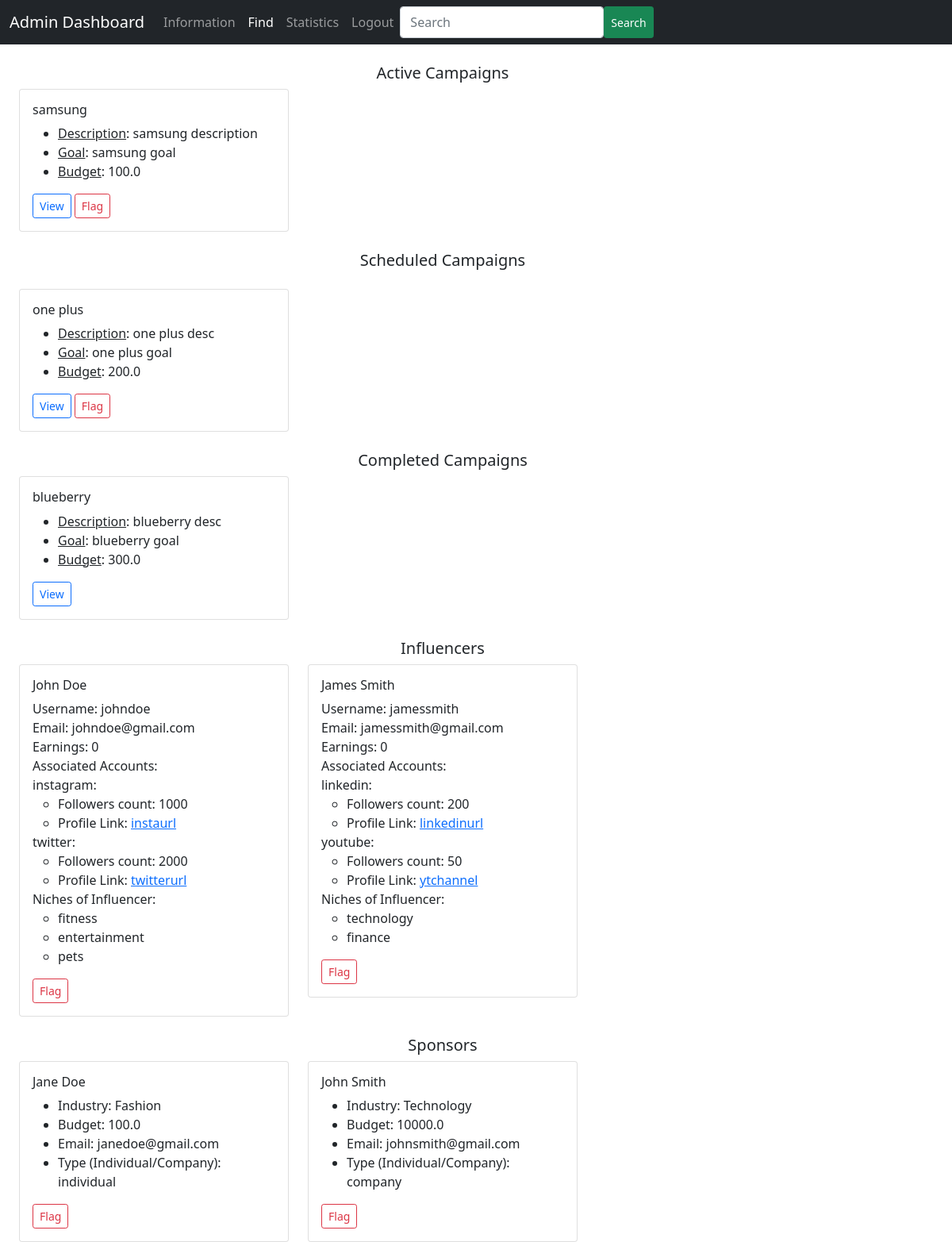
/admin_find, run on an earlier commit of the app's database.
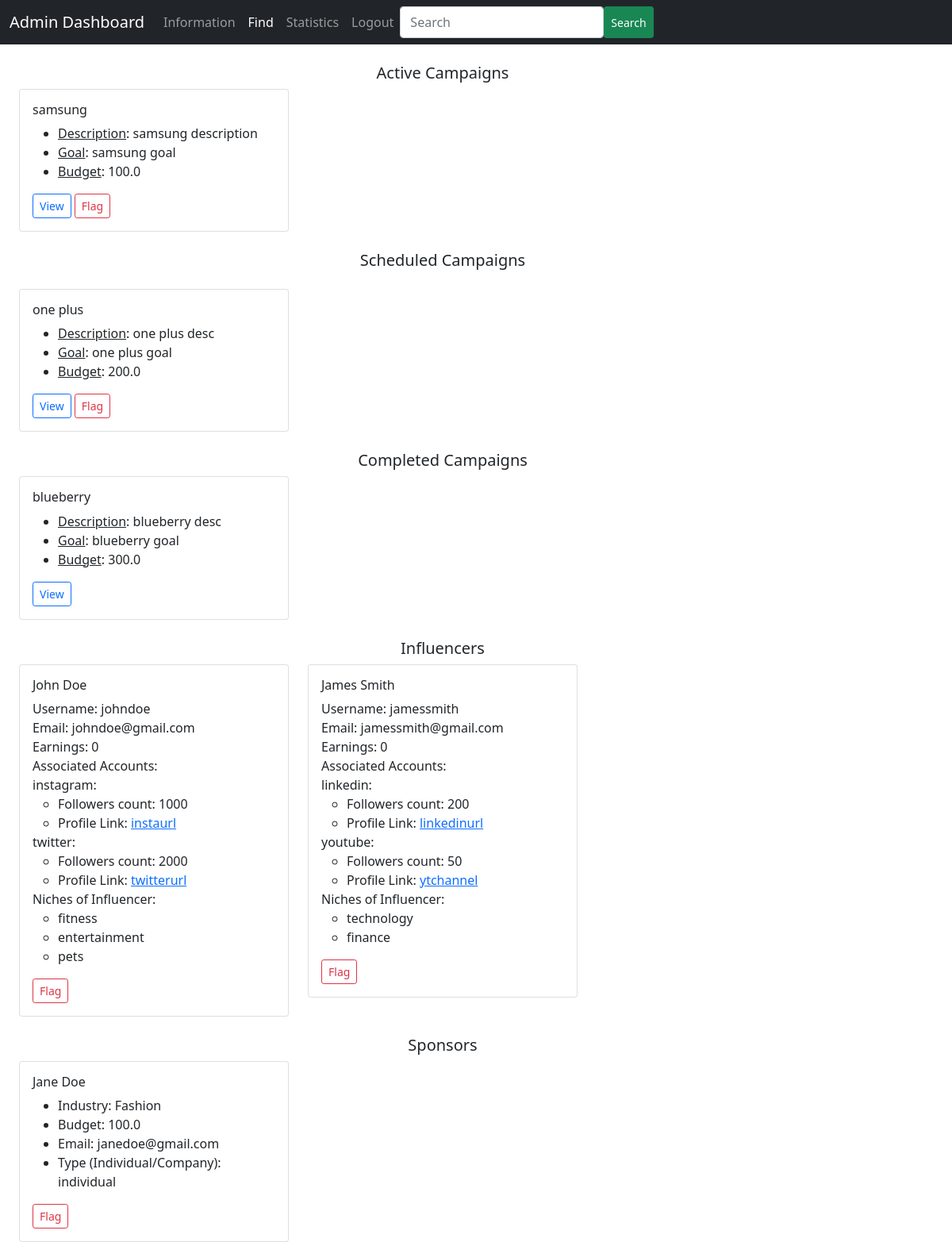
And on a later commit of the database.
### backend/models.py (models this page shows)
class Campaign(db.Model):
    __tablename__ = 'campaign'
    id = db.Column(db.Integer, primary_key=True)
    sponsor_id = db.Column(db.Integer, db.ForeignKey('sponsor.id'), nullable=False)
    visibility = db.Column(db.Enum('private', 'public'), default='public', nullable=False)
    title = db.Column(db.String, nullable=False)
    description = db.Column(db.String)
    goal = db.Column(db.String)
    start_date = db.Column(db.Date, nullable=False)
    end_date = db.Column(db.Date, nullable=False)
    budget = db.Column(db.Float, nullable=False)
    flagged = db.Column(db.Boolean, default=False)
    ad_request = db.relationship('Ad_Request', backref='campaign', cascade='all, delete-orphan')

class Influencer(db.Model):
    __tablename__ = 'influencer'
    id = db.Column(db.Integer, primary_key=True)
    first_name = db.Column(db.String, nullable=False)
    last_name = db.Column(db.String)
    age = db.Column(db.Integer, nullable=False)
    username = db.Column(db.String, unique=True, nullable=False)
    password = db.Column(db.String, nullable=False)
    email = db.Column(db.String, unique=True, nullable=False)
    earning = db.Column(db.Integer, default=0)
    profile_pic = db.Column(db.String)
    flagged = db.Column(db.Boolean, default=False)
    reach = db.relationship('Reach', backref='influencer', cascade='all, delete-orphan')
    ad_request = db.relationship('Ad_Request', backref='influencer')
    influencer_niche = db.relationship('Influencer_Niche', backref='influencer')

class Reach(db.Model):
    __tablename__ = 'reach'
    id = db.Column(db.Integer, primary_key=True)
    influencer_id = db.Column(db.Integer, db.ForeignKey('influencer.id'), nullable=False)
    platform = db.Column(db.Enum('instagram', 'twitter', 'youtube', 'linkedin'), nullable=False)
    followers = db.Column(db.Integer, nullable=False)
    profile_link = db.Column(db.String, nullable=False)

class Niche(db.Model):
    __tablename__ = 'niche'
    id = db.Column(db.Integer, primary_key=True)
    name = db.Column(db.String, nullable=False)
    influencer_niche = db.relationship('Influencer_Niche', backref='niche')
    ad_request = db.relationship('Ad_Request', backref='niche')

class Sponsor(db.Model):
    __tablename__ = 'sponsor'
    id = db.Column(db.Integer, primary_key=True)
    first_name = db.Column(db.String, nullable=False)         # if it is a company then the first_name denotes the name of the company
    last_name = db.Column(db.String)
    username = db.Column(db.String, unique=True, nullable=False)
    password = db.Column(db.String, nullable=False)
    industry = db.Column(db.String, nullable=False)
    budget = db.Column(db.Float, nullable=False)
    email = db.Column(db.String, unique=True, nullable=False)
    type = db.Column(db.Enum('company', 'individual'), nullable=False)
    flagged = db.Column(db.Boolean, default=False)
    campaign = db.relationship('Campaign', backref='sponsor', cascade='all, delete-orphan')

### backend/controllers.py (the view)
@app.route('/admin_find', methods=['GET', 'POST'])
def admin_find():
    return render_template('admin_find.html', active_campaigns=fetch_active_campaigns(), completed_campaigns=fetch_completed_campaigns(),
                           all_influencers=fetch_all_influencers(), all_sponsors=fetch_all_sponsors(), scheduled_campaigns=fetch_scheduled_campaigns())

### backend/controllers.py (called while the page is built)
def progress(start_date, end_date):
    current_date = datetime.now().date()
    total_duration = (end_date - start_date).days
    elapsed_duration = (current_date - start_date).days
    progress = (elapsed_duration / total_duration) * 100
    return int(min(max(progress, 0), 100))

def fetch_all_influencers():
    influencers = Influencer.query.filter_by(flagged=False).all()
    all_influencers = {}
    for influencer in influencers:
        if influencer.id not in all_influencers.keys():
            all_influencers[influencer.id] = {'fname': influencer.first_name, 'lname': influencer.last_name, 'username': influencer.username, 'earning': influencer.earning,
                                              'email': influencer.email, 'social_accounts': social_accounts(influencer.id), 'niches': niches(influencer.id)}
    return all_influencers

### templates/admin_find.html (shortened to what the changed rows need)
<!DOCTYPE html>
<html lang="en">
<head>
    <link href="https://cdn.jsdelivr.net/npm/bootstrap@5.0.2/dist/css/bootstrap.min.css" rel="stylesheet">
</head>
<body>
    <div id="container">
        <div class="container row">
            {% if active_campaigns %}
                {% for key, value in active_campaigns.items() %}
                    <div class="col-sm-4">
                        <div class="card">
                            <div class="card-body">
                                <h6 class="card-title">{{ value.title }}</h6>
                                <ul class="card-text">
                                    <li><u>Description</u>: {{ value.description }}</li>
                                    <li><u>Goal</u>: {{ value.goal }}</li>
                                    <li><u>Budget</u>: {{ value.budget }}</li>
                                </ul>
                                <a href="/campaign_details/{{ key }}" class="btn btn-outline-primary btn-sm">View</a>
                                <a href="/flag_campaign/{{ key }}" class="btn btn-outline-danger btn-sm">Flag</a>
                            </div>
                        </div>
                    </div>
                {% endfor %}
            {% else %}
                <h6 class="text-secondary">No Campaigns running</h6>
            {% endif %}
        </div>
        <div class="container row">
            {% if scheduled_campaigns %}
                {% for key, value in scheduled_campaigns.items() %}
                    <div class="col-sm-4">
                        <div class="card">
                            <div class="card-body">
                                <h6 class="card-title">{{ value.title }}</h6>
                                <ul class="card-text">
                                    <li><u>Description</u>: {{ value.description }}</li>
                                    <li><u>Goal</u>: {{ value.goal }}</li>
                                    <li><u>Budget</u>: {{ value.budget }}</li>
                                </ul>
                                <a href="/campaign_details/{{ key }}" class="btn btn-outline-primary btn-sm">View</a>
                                <a href="/flag_campaign/{{ key }}" class="btn btn-outline-danger btn-sm">Flag</a>
                            </div>
                        </div>
                    </div>
                {% endfor %}
            {% else %}
                <h6 class="text-secondary">No campaigns scheduled.</h6>
            {% endif %}
        </div>
        <div class="container row">
            {% if completed_campaigns %}
                {% for key, value in completed_campaigns.items() %}
                    <div class="col-sm-4">
                        <div class="card">
                            <div class="card-body">
                                <h6 class="card-title">{{ value.title }}</h6>
                                <ul class="card-text">
                                    <li><u>Description</u>: {{ value.description }}</li>
                                    <li><u>Goal</u>: {{ value.goal }}</li>
                                    <li><u>Budget</u>: {{ value.budget }}</li>
                                </ul>
                                <a href="/campaign_details/{{ key }}" class="btn btn-outline-primary btn-sm">View</a>
                            </div>
                        </div>
                    </div>
                {% endfor %}
            {% else %}
                <h6 class="text-secondary">No Campaigns completed yet!</h6>
            {% endif %}
        </div>
        <div class="container row">
            {% if all_influencers %}
                {% for key, value in all_influencers.items() %}
                    <div class="col-sm-4">
                        <div class="card">
                            <div class="card-body">
                                <h6 class="card-title">{{ value.fname }} {{ value.lname }}</h6>
                                <ul class="list-unstyled">
                                    <li>Username: {{ value.username }} </li>
                                    <li>Email: {{ value.email }} </li>
                                    <li>Earnings: {{ value.earning }} </li>
                                    <li>Associated Accounts: </li>
                                    {% for account, info in value.social_accounts.items() %}
                                        <li>
                                            {{ account }}:
                                            <ul>
                                                <li>Followers count: {{ info.followers }}</li>
                                                <li>Profile Link: <a href="{{ info.profile_link }}" target="_blank">{{ info.profile_link }}</a></li>
                                            </ul>
                                        </li>
                                    {% endfor %}
                                    <li>Niches of Influencer:</li>
                                    <ul>
                                        {% for niche in value.niches %}
                                            <li>{{ niche }}</li>
                                        {% endfor %}
                                    </ul>
                                </ul>
                                <a href="/flag_influencer/{{ key }}" class="btn btn-outline-danger btn-sm">Flag</a>
                            </div>
                        </div>
                    </div>
                {% endfor %}
            {% else %}
                <h6 class="text-secondary">No influencers registered.</h6>
            {% endif %}
        </div>
        <div class="container row">
            {% if all_sponsors %}
                {% for key, value in all_sponsors.items() %}
                    <div class="col-sm-4">
                        <div class="card">
                            <div class="card-body">
                                <h6 class="card-title">{{ value.fname }} {{ value.lname }}</h6>
                                <ul class="card-text">
                                    <li>Industry: {{ value.industry }}</li>
                                    <li>Budget: {{ value.budget }}</li>
                                    <li>Email: {{ value.email }}</li>
                                    <li>Type (Individual/Company): {{ value.type }}</li>
                                </ul>
                                <a href="/flag_sponsor/{{ key }}" class="btn btn-outline-danger btn-sm">Flag</a>
                            </div>
                        </div>
                    </div>
                {% endfor %}
            {% else %}
                <h6 class="text-secondary">No sponsors registered</h4>
            {% endif %}
        </div>
    </div>
</body>
</html>

What changed in the data, as far as the page shows it:
no longer on this page (row edited): Sponsor: fname "John", lname "Smith", industry "Technology", budget "10000.0", email "johnsmith@gmail.com", type "company"
